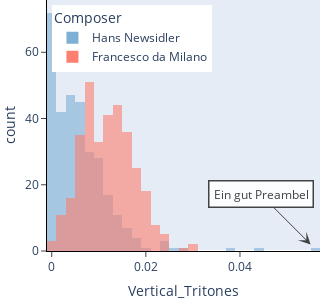

Notebook source saved alongside this figure:
### Code cell
# histogram of Vertical_Tritones: da Milano vs. Newsidler
fig = px.histogram(
    df_composer,
    x='Vertical_Tritones',
    color='Composer',
    barmode='overlay',
    category_orders={'Composer':['Hans Newsidler', 'Francesco da Milano']},
    color_discrete_sequence=["#7eb0d5", "#fd7f6f"],
    opacity=0.6
)

# annotation for outlier piece
fig.add_annotation(
    text="Ein gut Preambel",
    x=0.055,
    y=2,
    ax=-50,
    ay=-50,
    arrowhead=3,
    arrowsize=2,
    arrowwidth=1,
    arrowcolor='#303030',
    font=dict(size=12, color="#303030"),
    bordercolor="#303030",
    borderwidth=1.5,
    borderpad=4,
    bgcolor='white',
    opacity=0.9
)

# layout
fig.update_layout(
    margin=dict(l=0,r=0,b=0,t=0),
    height=300,
    legend=dict(x=0.02, y=0.98, xanchor='left', yanchor='top'),
)
fig.update_xaxes(showline=True, linewidth=1, linecolor='black', ticks='outside')
fig.update_yaxes(showline=True, linewidth=1, linecolor='black', ticks='outside', showgrid=False)

export_and_plot(fig, 'tritones_histogram', width=300)

### Figure 1 — Plotly figure (JSON) as saved in the notebook; plotly's stock layout.template omitted (floating-point values rounded to 4 significant figures; data arrays with more than 128 entries replaced by an {"elided": "..."} marker saying what was removed)
{"data": [{"alignmentgroup": "True", "bingroup": "x", "hovertemplate": "Composer=Hans Newsidler<br>Vertical_Tritones=%{x}<br>count=%{y}<extra></extra>", "legendgroup": "Hans Newsidler", "marker": {"color": "#7eb0d5", "opacity": 0.6, "pattern": {"shape": ""}}, "name": "Hans Newsidler", "offsetgroup": "Hans Newsidler", "orientation": "v", "showlegend": true, "type": "histogram", "x": {"elided": "312 float values"}, "xaxis": "x", "yaxis": "y"}, {"alignmentgroup": "True", "bingroup": "x", "hovertemplate": "Composer=Francesco da Milano<br>Vertical_Tritones=%{x}<br>count=%{y}<extra></extra>", "legendgroup": "Francesco da Milano", "marker": {"color": "#fd7f6f", "opacity": 0.6, "pattern": {"shape": ""}}, "name": "Francesco da Milano", "offsetgroup": "Francesco da Milano", "orientation": "v", "showlegend": true, "type": "histogram", "x": {"elided": "329 float values"}, "xaxis": "x", "yaxis": "y"}], "layout": {"annotations": [{"arrowcolor": "#303030", "arrowhead": 3, "arrowsize": 2, "arrowwidth": 1, "ax": -50, "ay": -50, "bgcolor": "white", "bordercolor": "#303030", "borderpad": 4, "borderwidth": 1.5, "font": {"color": "#303030", "size": 12}, "opacity": 0.9, "text": "Ein gut Preambel", "x": 0.055, "y": 2}], "barmode": "overlay", "height": 300, "legend": {"title": {"text": "Composer"}, "tracegroupgap": 0, "x": 0.02, "xanchor": "left", "y": 0.98, "yanchor": "top"}, "margin": {"b": 0, "l": 0, "r": 0, "t": 0}, "width": 300, "xaxis": {"anchor": "y", "domain": [0, 1], "linecolor": "black", "linewidth": 1, "showline": true, "ticks": "outside", "title": {"text": "Vertical_Tritones"}}, "yaxis": {"anchor": "x", "domain": [0, 1], "linecolor": "black", "linewidth": 1, "showgrid": false, "showline": true, "ticks": "outside", "title": {"text": "count"}}}}
